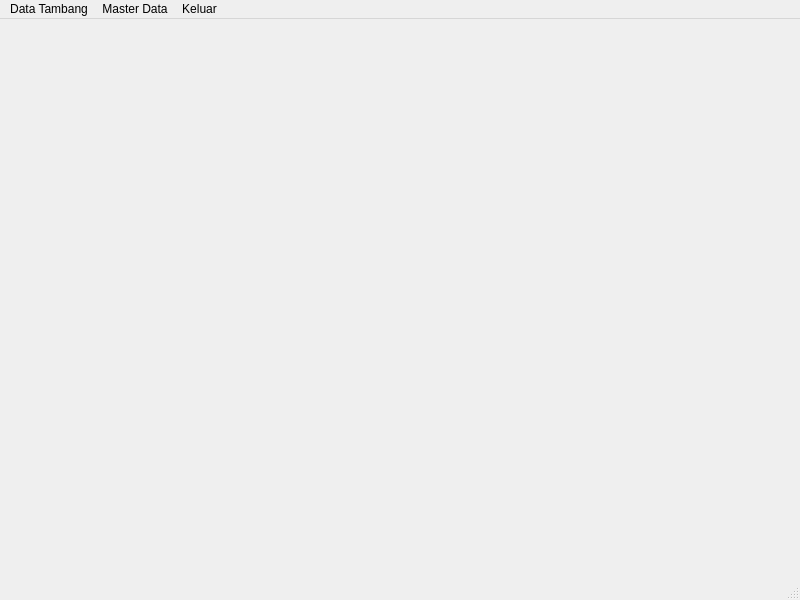
<?xml version="1.0" encoding="UTF-8"?>
<ui version="4.0">
 <class>MainWindow</class>
 <widget class="QMainWindow" name="MainWindow">
  <property name="geometry">
   <rect>
    <x>0</x>
    <y>0</y>
    <width>800</width>
    <height>600</height>
   </rect>
  </property>
  <property name="windowTitle">
   <string>MainWindow</string>
  </property>
  <widget class="QWidget" name="centralwidget"/>
  <widget class="QMenuBar" name="menubar">
   <property name="geometry">
    <rect>
     <x>0</x>
     <y>0</y>
     <width>800</width>
     <height>25</height>
    </rect>
   </property>
   <widget class="QMenu" name="menuData_Tambang">
    <property name="title">
     <string>Data Tambang</string>
    </property>
    <addaction name="actionDataIup"/>
   </widget>
   <widget class="QMenu" name="menuMasterData">
    <property name="title">
     <string>Master Data</string>
    </property>
    <addaction name="actionDataDesa"/>
    <addaction name="actionData_Sungai"/>
    <addaction name="actionDataPemukiman"/>
   </widget>
   <widget class="QMenu" name="menuKeluar">
    <property name="title">
     <string>Keluar</string>
    </property>
    <addaction name="actionExit"/>
   </widget>
   <addaction name="menuData_Tambang"/>
   <addaction name="menuMasterData"/>
   <addaction name="menuKeluar"/>
  </widget>
  <widget class="QStatusBar" name="statusbar"/>
  <action name="actionDataIup">
   <property name="text">
    <string>Data IUP</string>
   </property>
  </action>
  <action name="actionDataDesa">
   <property name="text">
    <string>Data Desa</string>
   </property>
  </action>
  <action name="actionData_Sungai">
   <property name="text">
    <string>Data Sungai</string>
   </property>
  </action>
  <action name="actionDataPemukiman">
   <property name="text">
    <string>Data Pemukiman</string>
   </property>
  </action>
  <action name="actionExit">
   <property name="text">
    <string>Exit</string>
   </property>
  </action>
 </widget>
 <resources/>
 <connections/>
</ui>
